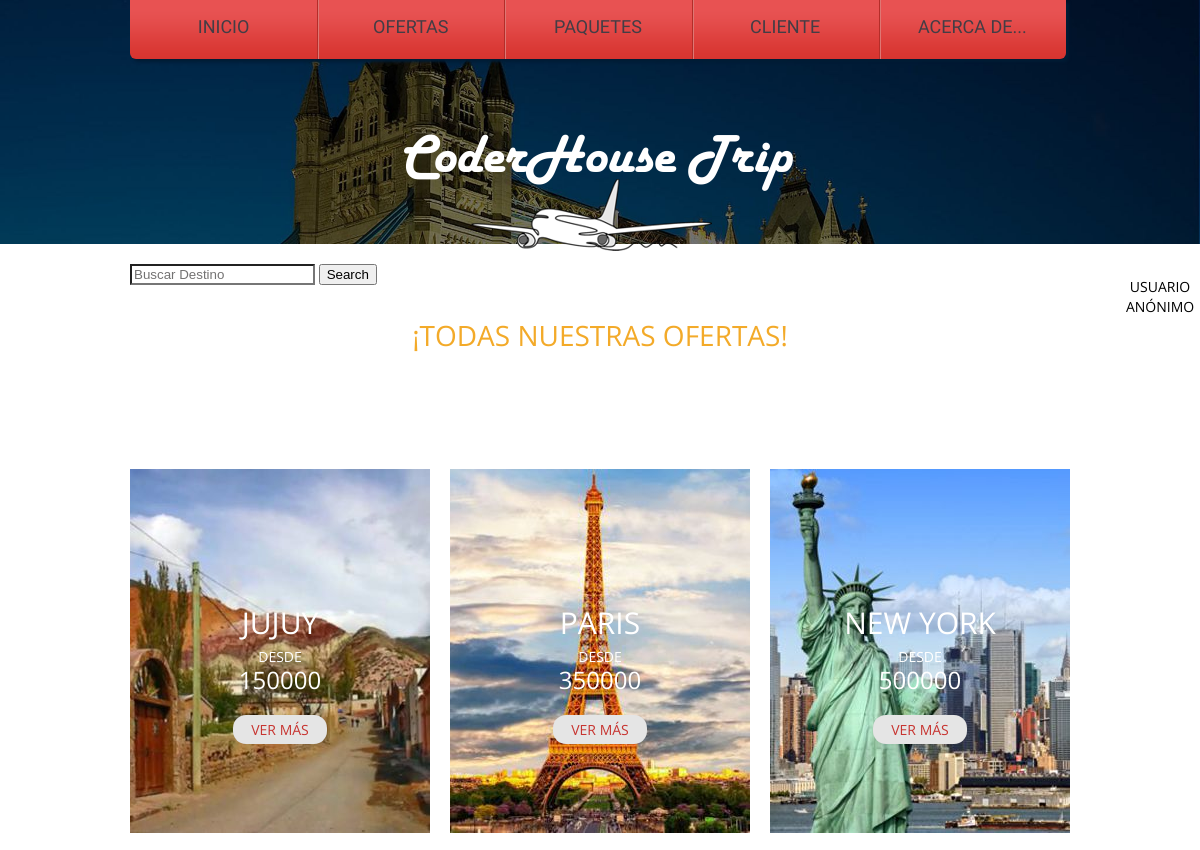
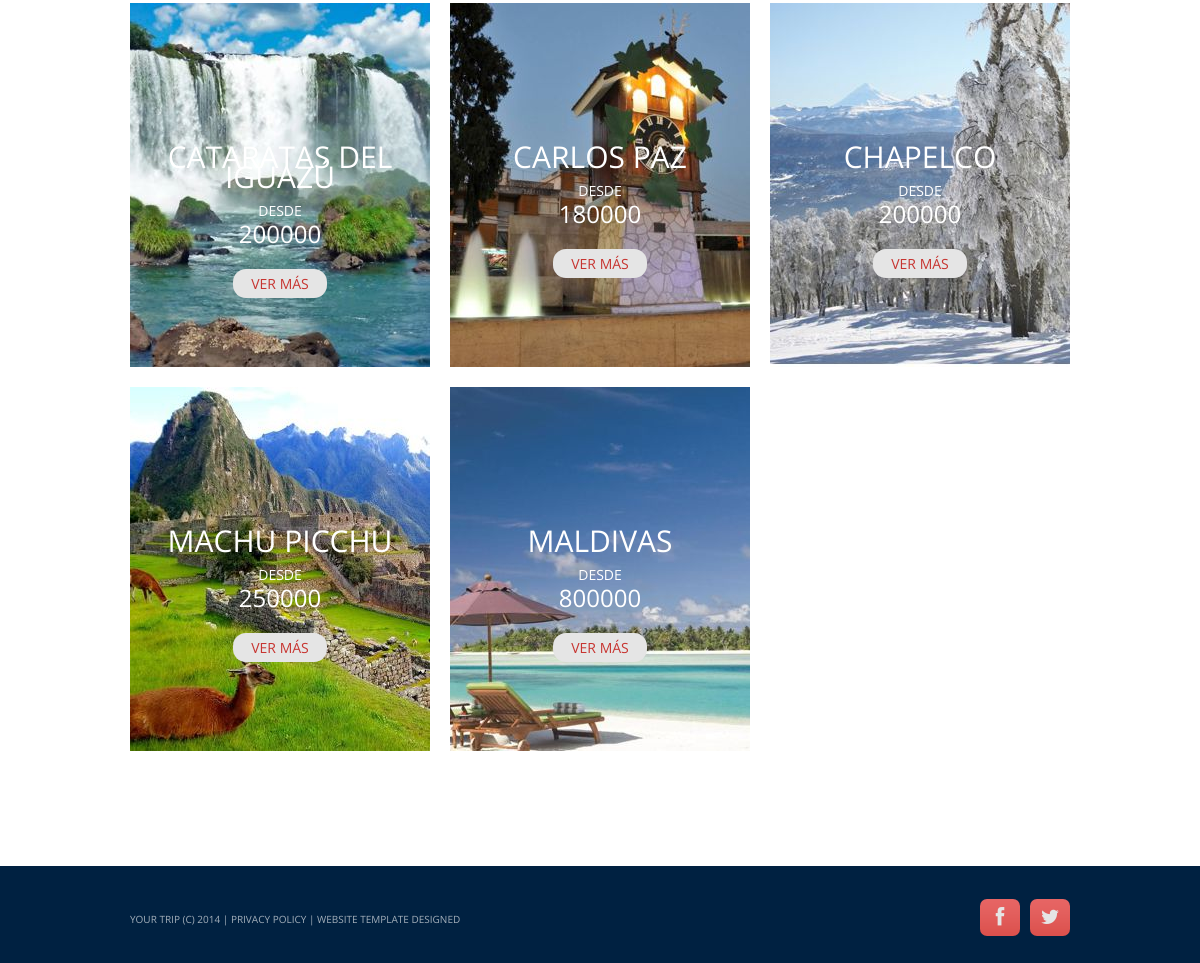
The page /paquetes/oferta-paquete/ on the database its author committed (2 pictures, top to bottom).
### package/models.py (models this page shows, shortened)
class Paquete(models.Model):
    destino = models.CharField(max_length=40)
    descripcion = models.CharField(max_length=200)
    dias = models.IntegerField()
    fecha_partida = models.DateField()
    fecha_regreso = models.DateField()
    Image_Set_1 = models.ImageField(upload_to='pack_profile', default='default.jpg')
    Image_Set_2 = models.ImageField(upload_to='pack_profile', default='default.jpg')
    Image_Set_3 = models.ImageField(upload_to='pack_profile', default='default.jpg')
    Image_Set_4 = models.ImageField(upload_to='pack_profile', default='default.jpg')
    precio_publico = models.IntegerField()
    costo = models.FloatField()
    oferta = models.BooleanField()
    activo = models.BooleanField(default=True)
    class Meta:
        verbose_name = 'paquete'
        verbose_name_plural = 'paquetes'

### package/views.py (the view)
# urls.py: path('oferta-paquete/', list_ofertas, name = 'list_ofertas'),
def list_ofertas(request):
    paquetes1 = Paquete.objects.filter(oferta=True)
    context = {'pkq':paquetes1}
    return render(request, 'paquetes/oferta-paquete.html', context=context)

### templates/paquetes/oferta-paquete.html (shortened to what this page needs)
{% extends 'base.html' %}
{% load static %}
{% block contenido %}
<img src="{% static 'images/Main_banner5.jpg' %}" alt="">
<div class="content">
	<div class="container_12">
		<div class="grid_4">
			<br />
			<form class="form-inline my-2 my-lg-0" action="/paquetes/busqueda-paquete/" method="GET">
				<input class="form-control mr-sm-2" type="text" placeholder="Buscar Destino" aria-label="Buscar"
					name='search'>
				<button class="btn btn-outline-success my-2 my-sm-0" type="submit">Search</button>
			</form>
		</div>
		<div class="center">
			<br /> <br />
			<div class="text2 col1"><a>¡Todas Nuestras Ofertas! </a> </div>
			<div class="banners">
				{% for product in pkq %}
				<div class="grid_4">
					<div class="banner">
						<img src="{{product.Image_Set_1.url}}" align="center">
						<div class="label">
							<div class="title">{{product.destino}}</div>
							<div class="price">desde<span>{{product.precio_publico}}</span></div>
							<a href="/paquetes/vista-paquete/{{product.id}}" class="btn btn-primary">VER MÁS</a>
						</div>
					</div>
				</div>
				{% endfor %}
			</div>
		</div>
	</div>
</div>
{% endblock %}

### templates/base.html (shortened to what this page needs)
{% load static %}
<!DOCTYPE html>
<html lang="es">
<head>
	<link rel="stylesheet" href="{% static 'booking/css/booking.css' %}">
	<link rel="stylesheet" href="{% static 'css/camera.css' %}">
	<link rel="stylesheet" href="{% static 'css/owl.carousel.css' %}">
	<link rel="stylesheet" href="{% static 'css/style.css' %}">
	</head>
<body class="page1" id="top">
	<header>
		<div class="container_12">
			<div class="grid_12">
				<div class="menu_block">
					<nav class="horizontal-nav full-width horizontalNav-notprocessed">
						<ul class="sf-menu">
							<li class=""><a href="/">INICIO</a></li>
							<li><a href="/paquetes/oferta-paquete/">OFERTAS</a></li>
							<li><a href="/paquetes/lista-paquete/">PAQUETES</a></li>
							<li><a href="/clientes/cliente/">CLIENTE</a></li>
							<li><a href="/contacto/">ACERCA DE...</a></li>
						</ul>
					</nav>
				</div>
			</div>
		</div>
		<div class="center">
			<a href="/">
				<img src="{% static 'images/logo_3.png' %}">
			</a>
		</div>
		<br />
		<h1 style="margin-left:70rem">
			<div class="col2">
				{% if request.user.is_authenticated %}
				<div> Usuario {{user.username}} </div>
				{% else %}
				<div> Usuario Anónimo </div>
				{% endif %}
			</div>
		</h1>
	</header>
	{% block contenido %}
	{% endblock %}
	<footer>
		<div class="container_12">
			<div class="grid_12">
				<div class="socials">
					<a href="https://www.facebook.com/" class="fa fa-facebook"></a>
					<a href="https://twitter.com/" class="fa fa-twitter"></a>
				</div>
				<div class="copy">
					Your Trip (c) 2014 | <a href="#">Privacy Policy</a> | Website Template Designed</a>
				</div>
			</div>
		</div>
	</footer>
</body>
</html>

### static/css/style.css (style rules this page uses)
html { width: 100%; }
* { -webkit-text-size-adjust: none; }
body { position: relative; min-width: 960px; background-color: #002141; color: #737272; font: 14px/20px 'Open Sans', sans-serif; }
input { border-radius: 0 !important; outline: none !important; }
img { max-width: 100%; }
h1, h2, h3, h4, h5, h6 { font-weight: normal; color: #3e454c; text-transform: uppercase; }
ul { padding: 0; margin: 0; list-style: none; }
a { text-decoration: none; color: inherit; outline: none; transition: 0.5s ease; -o-transition: 0.5s ease; -webkit-transition: 0.5s ease; }
a.btn { font-size: 14px; line-height: 20px; color: #737272; display: inline-block; background-color: #e5e5e5; padding: 5px 26px 4px; margin-top: 28px; border-radius: 8px; }
.center { text-align: center; }
header { display: block; background: url(../images/slide.jpg) center 0 repeat-x; -webkit-background-size: 100% auto; -moz-background-size: 100% auto; -ms-background-size: 100% auto; -o-background-size: 100% auto; background-size: 100% auto; padding-bottom: 98px; }
.page1 header { background: none; position: absolute; left: 0; z-index: 999; right: 0; top: 0; padding-bottom: 0; }
header h1 { position: relative; text-align: center; }
.content { background-color: #fff; padding-bottom: 120px; }
.page1 .content { padding-bottom: 115px; }
.banner { top: -45px; position: relative; }
.banner .label { color: #fff; position: absolute; text-align: center; left: 0; top: 50%; margin-top: -38px; right: 0; text-transform: uppercase; }
.banner .label .title { font-size: 30px; margin-bottom: 14px; text-transform: uppercase; }
.banner .label .price span { display: block; font-size: 24px; padding-top: 3px; }
.banner a { font-size: 14px; line-height: 20px; color: #c73430; text-transform: uppercase; display: inline-block; background-color: #e5e5e5; padding: 5px 18px 4px; margin-top: 25px; border-radius: 13px; }
.text2 { font-size: 28px; text-transform: uppercase; margin-bottom: 4px; }
.banners { overflow: hidden; padding-top: 100px; }
.banners .banner { top: 0; margin-top: 20px; }
.col1 { color: #f3aa29; }
.col2 { color: #000000; }
footer { display: block; padding: 0px 0 60px; color: #a3afba; font-family: 'Open Sans', sans-serif; }
.socials { padding-top: 33px; float: right; }
.socials a { background: url(../images/time_bg.png) 0 center repeat-x; float: left; display: block; font-size: 20px; width: 40px; height: 37px; color: #e5e5e5; text-align: center; line-height: 37px; border-radius: 7px; }
.socials a +a { margin-left: 10px; }
.copy { float: left; padding-top: 44px; font-size: 10px; line-height: 18px; text-align: left; text-transform: uppercase; }

### static/css/skeleton.css (style rules this page uses)
.container_12 { position: relative; width: 960px; margin: 0 auto; padding: 0; }
.grid_1, .grid_2, .grid_3, .grid_4, .grid_5, .grid_6, .grid_7, .grid_8, .grid_9, .grid_10, .grid_11, .grid_12 { float: left; display: inline; margin-left: 10px; margin-right: 10px; }
.container_12 .grid_4 { width: 300px; }
.container_12 .grid_12 { width: 940px; }
.container_12:after { content: "\0020"; display: block; height: 0; clear: both; visibility: hidden; }

### static/css/superfish.css (style rules this page uses)
.menu_block { margin-right: 4px; z-index: 999; position: relative; background: url(../images/menu_bg.png) 0 0 repeat-x #d73430; margin-bottom: 68px; border-radius: 0 0 6px 6px; box-shadow: 3px 3px 3px #001c35; }
.menu_block nav { position: relative; font-family: 'PT Sans Narrow', sans-serif; }
nav>.sf-menu { z-index: 990; text-align: left; position: relative; }
nav { position:relative;padding: 0px 0 0 0; }
.sf-menu li { float:left;position:relative; }
.sf-menu>li { display: block; position: relative; float: left; width: 20%; font-size: 18px; text-transform: uppercase; line-height: 20px; }
.sf-menu>li+li:after { left: 0; top: 0; bottom: 0; width: 2px; content: ''; position: absolute; display: block; z-index: 999; background: url(../images/mebu_sep.png) 0 0 repeat-y; }
.sf-menu>li>a { text-transform: uppercase; text-align: center; color: #433d45; display: block; padding: 17px 0 22px; }

### rows shown on the page
Paquete: Image_Set_1 (picture), destino "JUJUY", precio_publico "150000"
Paquete: Image_Set_1 (picture), destino "PARIS", precio_publico "350000"
Paquete: Image_Set_1 (picture), destino "NEW YORK", precio_publico "500000"
Paquete: Image_Set_1 (picture), destino "CATARATAS DEL IGUAZÚ", precio_publico "200000"
Paquete: Image_Set_1 (picture), destino "CARLOS PAZ", precio_publico "180000"
Paquete: Image_Set_1 (picture), destino "CHAPELCO", precio_publico "200000"
Paquete: Image_Set_1 (picture), destino "MACHU PICCHU", precio_publico "250000"
Paquete: Image_Set_1 (picture), destino "MALDIVAS", precio_publico "800000"
